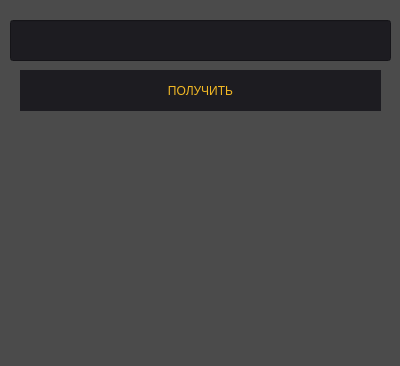
<?xml version="1.0" encoding="UTF-8"?>
<ui version="4.0">
 <class>Dialog</class>
 <widget class="QDialog" name="Dialog">
  <property name="geometry">
   <rect>
    <x>0</x>
    <y>0</y>
    <width>400</width>
    <height>366</height>
   </rect>
  </property>
  <property name="windowTitle">
   <string>Dialog</string>
  </property>
  <property name="styleSheet">
   <string notr="true">background-color: rgb(75, 75, 75);</string>
  </property>
  <widget class="QLabel" name="label">
   <property name="geometry">
    <rect>
     <x>26</x>
     <y>122</y>
     <width>361</width>
     <height>231</height>
    </rect>
   </property>
   <property name="styleSheet">
    <string notr="true">color: rgb(220, 220, 220);
font: 14pt &quot;Arial&quot;;</string>
   </property>
   <property name="text">
    <string/>
   </property>
  </widget>
  <widget class="QLineEdit" name="lineEdit">
   <property name="geometry">
    <rect>
     <x>10</x>
     <y>20</y>
     <width>381</width>
     <height>41</height>
    </rect>
   </property>
   <property name="styleSheet">
    <string notr="true">color: rgb(238, 203, 7);
font: 75 18pt &quot;Arial&quot;;
background-color: #1d1c21;</string>
   </property>
  </widget>
  <widget class="QPushButton" name="pushButton">
   <property name="geometry">
    <rect>
     <x>20</x>
     <y>70</y>
     <width>361</width>
     <height>41</height>
    </rect>
   </property>
   <property name="styleSheet">
    <string notr="true">QPushButton {
	font: 18pt &quot;Century Gothic&quot;;
	color: #f2b824;
	background-color: #1d1c21;
	border: none;
}

QPushBotton:hover {
	color: #f2c44e;
	background-color: #3a3c42;
}

QPushButton:pressed {
	color: #eb7b13;
}</string>
   </property>
   <property name="text">
    <string>ПОЛУЧИТЬ</string>
   </property>
  </widget>
 </widget>
 <resources/>
 <connections/>
</ui>
